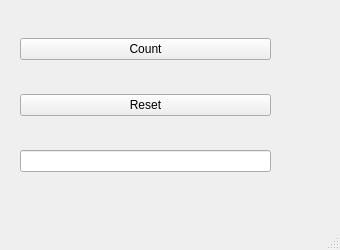
<?xml version="1.0" encoding="UTF-8"?>
<ui version="4.0">
 <class>MainWindow</class>
 <widget class="QMainWindow" name="MainWindow">
  <property name="geometry">
   <rect>
    <x>0</x>
    <y>0</y>
    <width>340</width>
    <height>250</height>
   </rect>
  </property>
  <property name="windowTitle">
   <string>MainWindow</string>
  </property>
  <widget class="QWidget" name="centralwidget">
   <widget class="QWidget" name="verticalLayoutWidget">
    <property name="geometry">
     <rect>
      <x>20</x>
      <y>10</y>
      <width>251</width>
      <height>191</height>
     </rect>
    </property>
    <layout class="QVBoxLayout" name="verticalLayout">
     <item>
      <widget class="QPushButton" name="countButton">
       <property name="text">
        <string>Count</string>
       </property>
      </widget>
     </item>
     <item>
      <widget class="QPushButton" name="resetButton">
       <property name="text">
        <string>Reset</string>
       </property>
      </widget>
     </item>
     <item>
      <widget class="QLineEdit" name="resultBox"/>
     </item>
    </layout>
   </widget>
  </widget>
  <widget class="QMenuBar" name="menubar">
   <property name="geometry">
    <rect>
     <x>0</x>
     <y>0</y>
     <width>340</width>
     <height>21</height>
    </rect>
   </property>
  </widget>
  <widget class="QStatusBar" name="statusbar"/>
 </widget>
 <resources/>
 <connections/>
</ui>
